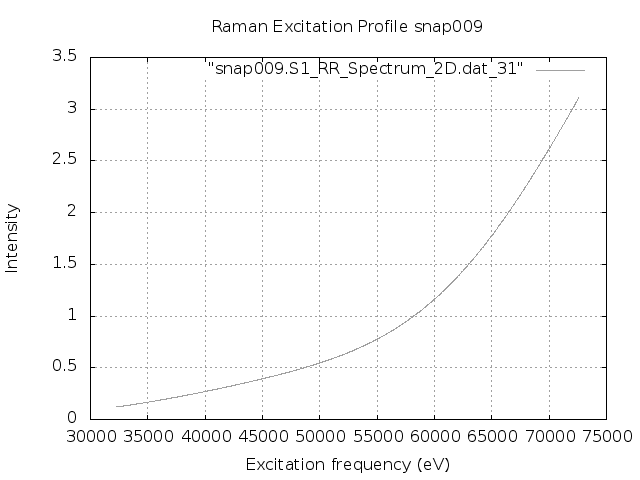

Write gnuplot code to recreate this figure.
set terminal png
set output "snap009.S1.REP_frozen.png"
set xlabel 'Excitation frequency (eV)'
set ylabel 'Intensity'
set title "Raman Excitation Profile snap009"
set grid
set autoscale
plot "snap009.S1_RR_Spectrum_2D.dat_31" with lines lc "blue"
exit
